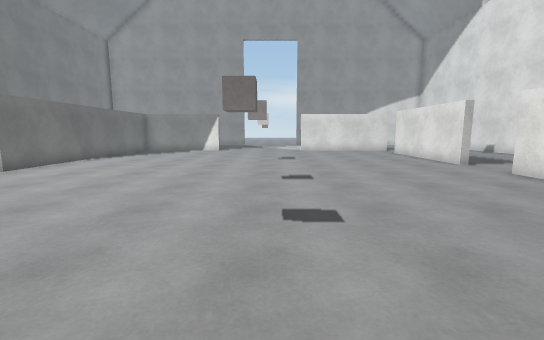
[1] (above)

16 first-person views from a walk through a 3-D level made in the Unity game engine. The camera is 1.3 m above the floor, tilts 8° down and sees 90° across. The floor is counted in squares, 1 m on a side. Each view is taken from the middle of a square. On the plan, view 1 faces up. The plan holds only what a view shows up to about 13 squares ahead; the rest is blank. The place goes on beyond the plan. The player is left out. Surface patterns are stand-ins for the level's own textures.

[2]
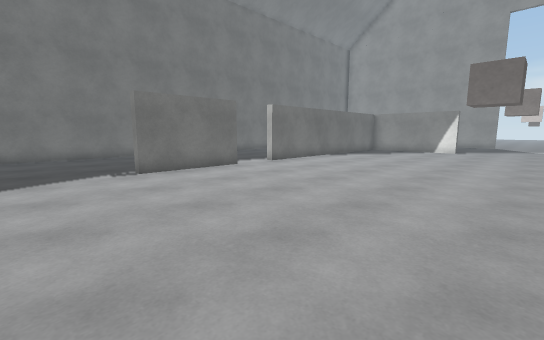

[3]
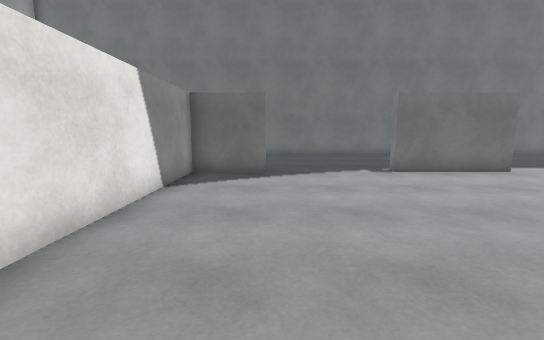

[4]
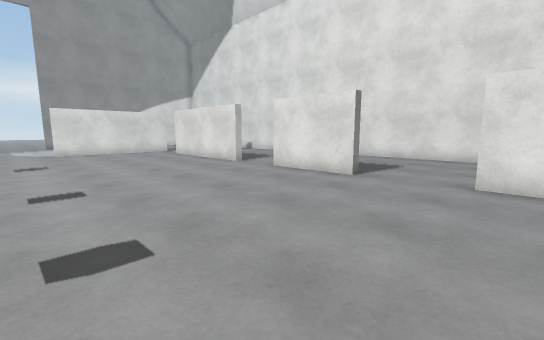

[5]
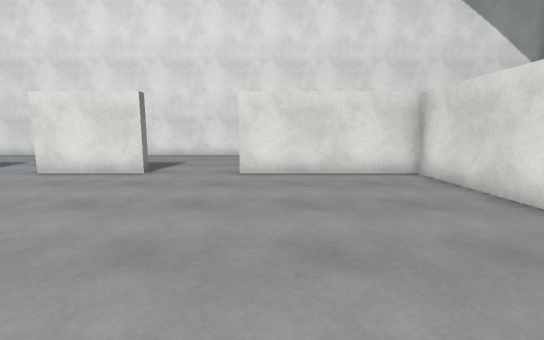

[6]
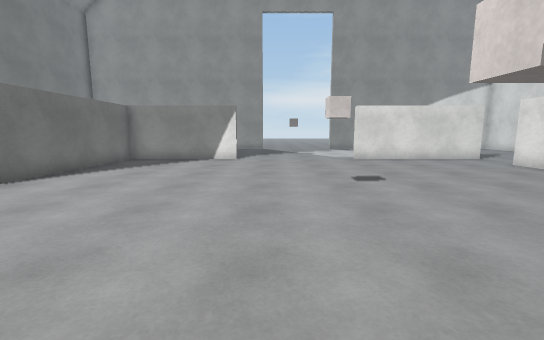

[7]
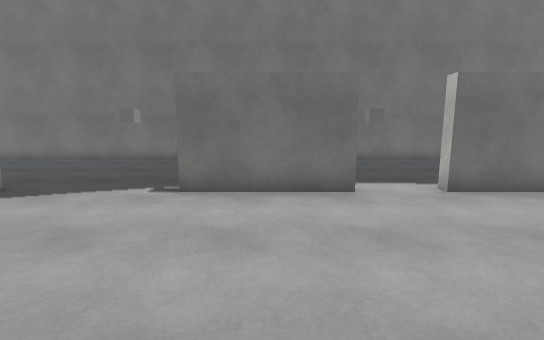

[8]
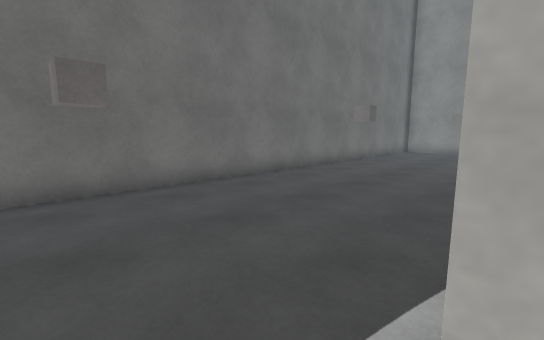

[9]
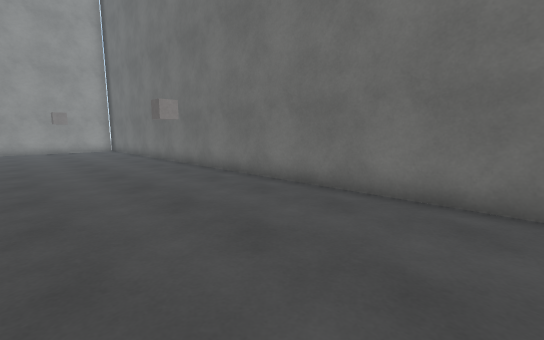

[10]
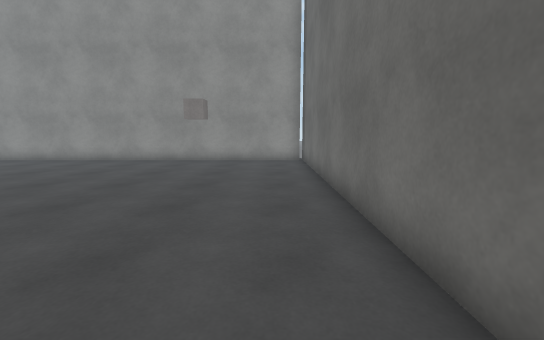

[11]
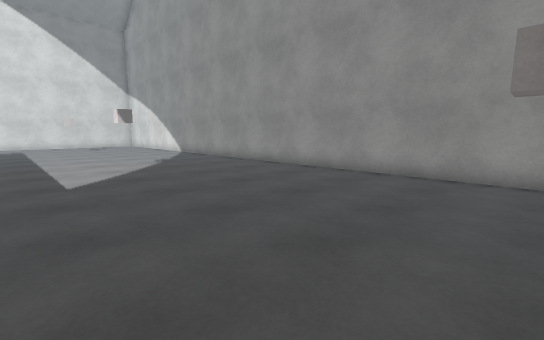

[12]
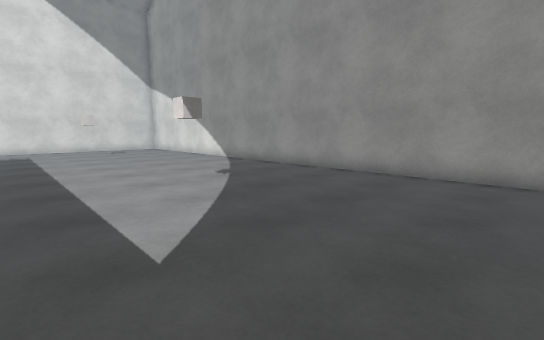

[13]
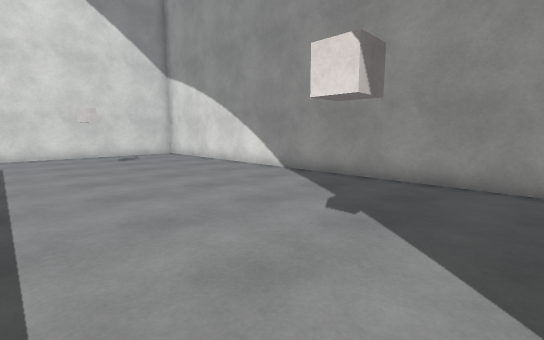

[14]
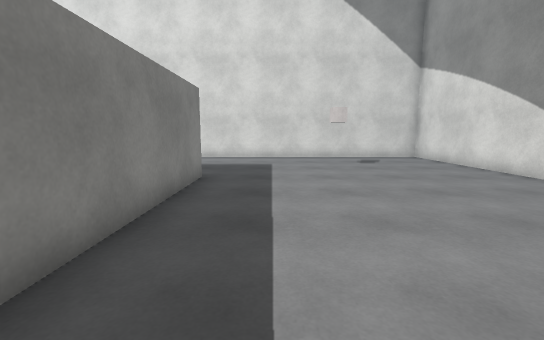

[15]
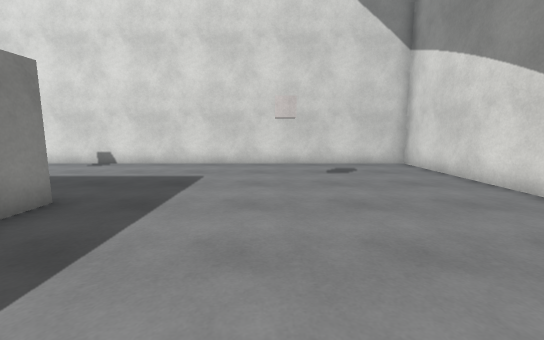

[16]
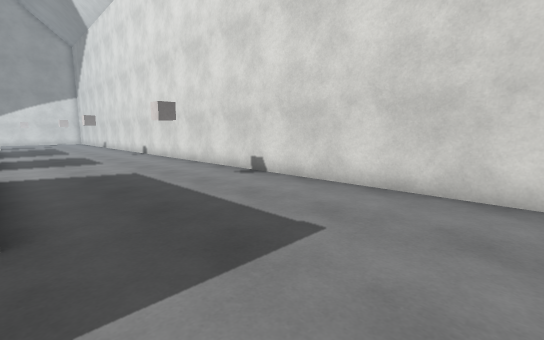

### Floor plan
Points are (right, up) in squares from view 1. A wall is a line through its corners. A room is listed if a view was taken in it or the views show most of it. See-through windows are left out.
Room 1 (views 1, 2, 3, 4, 5, 6, 7, 8, 9, 10, 11, 12, 13, 14, 15, 16)
walls: (-8.8, 6.9) (-8.8, 3) (-9.2, 3); (7.5, 5) (7.5, 8.5); (3.5, -3.6) (7.5, -3.6) (7.5, 2.1); (-8.8, -1.1) (-8.8, -3.6) (-2.5, -3.6); (7.5, 10.8) (7.5, 13.2); (8, -3.9) (1.9, -3.9); (7.5, 15.5) (7.5, 16.8); (-3.6, 19.1) (-8.8, 19.1) (-8.8, 8.8) (-9.2, 8.8); (8.1, 19.1) (2, 19.1); (-15.4, 20.2) (-15.4, -13.5) (14.2, -13.5) (14.2, 5.5)
objects: cube (-13, 0); cube (-13, 9); cube (-13, 16) to (-13, 17); cube (-12, -8); cube (-1, 13) to (0, 13); cube (0, 4); cube (0, 8); cube (10, -8); cube (11, 0) to (12, 0)

Positions as (right, up) in squares from view 1, and headings:
1: (0, 0), facing up
2: (0, 0), facing up-left
3: (0, -1), facing left
4: (0, 1), facing up-right
5: (-1, 1), facing right
6: (-2, 6), facing up
7: (-3, 5), facing left
8: (-9, 8), facing up-left
9: (-10, 7), facing down-left
10: (-14, -1), facing down
11: (-12, -5), facing down-right
12: (-7, -5), facing down-right
13: (-2, -6), facing down-right
14: (0, -6), facing right
15: (3, -8), facing right
16: (8, -8), facing up-right
